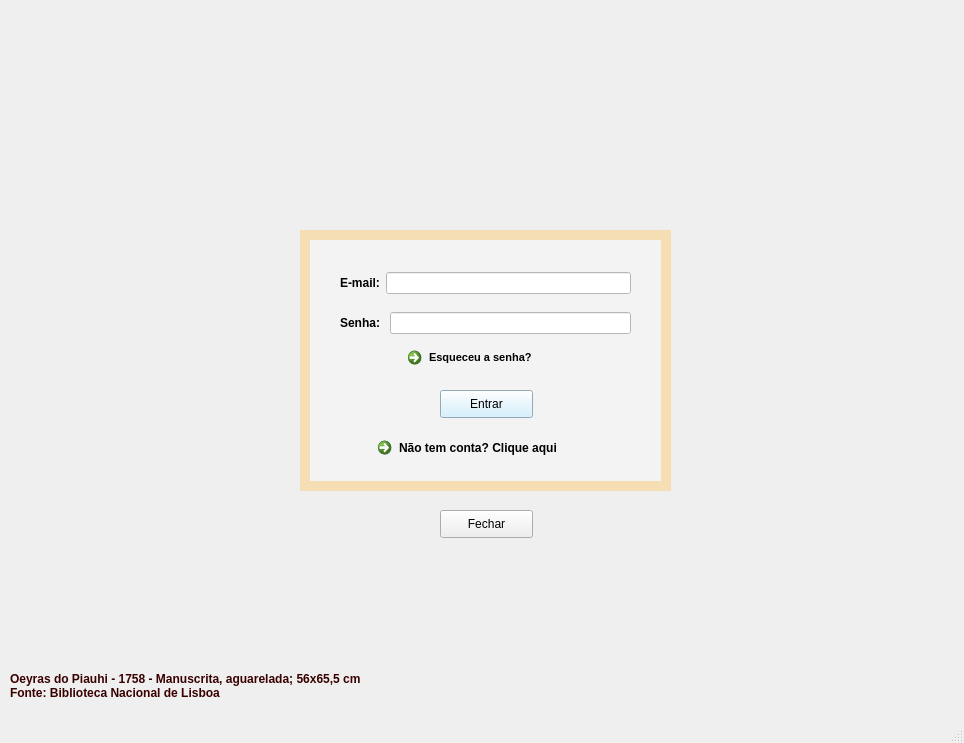
<?xml version="1.0" encoding="UTF-8"?>
<ui version="4.0">
 <class>MainWindow</class>
 <widget class="QMainWindow" name="MainWindow">
  <property name="geometry">
   <rect>
    <x>0</x>
    <y>0</y>
    <width>964</width>
    <height>743</height>
   </rect>
  </property>
  <property name="windowTitle">
   <string>MainWindow</string>
  </property>
  <widget class="QWidget" name="centralwidget">
   <widget class="QLabel" name="label">
    <property name="geometry">
     <rect>
      <x>0</x>
      <y>-30</y>
      <width>971</width>
      <height>841</height>
     </rect>
    </property>
    <property name="text">
     <string/>
    </property>
    <property name="pixmap">
     <pixmap>../imagens/foto.jpg</pixmap>
    </property>
   </widget>
   <widget class="QWidget" name="widget" native="true">
    <property name="geometry">
     <rect>
      <x>300</x>
      <y>230</y>
      <width>371</width>
      <height>261</height>
     </rect>
    </property>
    <property name="styleSheet">
     <string notr="true">background-color: rgb(245,222,179);</string>
    </property>
    <widget class="QWidget" name="widget_2" native="true">
     <property name="geometry">
      <rect>
       <x>10</x>
       <y>10</y>
       <width>351</width>
       <height>241</height>
      </rect>
     </property>
     <property name="styleSheet">
      <string notr="true">background-color: rgb(243, 243, 243);</string>
     </property>
     <widget class="QCommandLinkButton" name="commandLinkButton_naoTemConta">
      <property name="geometry">
       <rect>
        <x>60</x>
        <y>190</y>
        <width>241</width>
        <height>41</height>
       </rect>
      </property>
      <property name="text">
       <string>Não tem conta? Clique aqui</string>
      </property>
     </widget>
     <widget class="QCommandLinkButton" name="commandLinkButton_esqueceuSenha">
      <property name="geometry">
       <rect>
        <x>90</x>
        <y>100</y>
        <width>161</width>
        <height>41</height>
       </rect>
      </property>
      <property name="font">
       <font>
        <family>Segoe UI</family>
        <pointsize>8</pointsize>
       </font>
      </property>
      <property name="text">
       <string>Esqueceu a senha?</string>
      </property>
     </widget>
     <widget class="QPushButton" name="pushButton_entrar">
      <property name="geometry">
       <rect>
        <x>130</x>
        <y>150</y>
        <width>93</width>
        <height>28</height>
       </rect>
      </property>
      <property name="styleSheet">
       <string notr="true">background-color: rgb(203, 237, 255);</string>
      </property>
      <property name="text">
       <string>Entrar</string>
      </property>
     </widget>
     <widget class="QWidget" name="layoutWidget">
      <property name="geometry">
       <rect>
        <x>30</x>
        <y>30</y>
        <width>291</width>
        <height>26</height>
       </rect>
      </property>
      <layout class="QHBoxLayout" name="horizontalLayout">
       <item>
        <widget class="QLabel" name="label_2">
         <property name="font">
          <font>
           <pointsize>9</pointsize>
           <weight>75</weight>
           <bold>true</bold>
          </font>
         </property>
         <property name="text">
          <string>E-mail:</string>
         </property>
        </widget>
       </item>
       <item>
        <widget class="QLineEdit" name="lineEdit_email">
         <property name="styleSheet">
          <string notr="true">background-color: rgb(255, 255, 255);</string>
         </property>
        </widget>
       </item>
      </layout>
     </widget>
     <widget class="QWidget" name="layoutWidget">
      <property name="geometry">
       <rect>
        <x>30</x>
        <y>70</y>
        <width>291</width>
        <height>26</height>
       </rect>
      </property>
      <layout class="QHBoxLayout" name="horizontalLayout_2">
       <item>
        <widget class="QLabel" name="label_3">
         <property name="font">
          <font>
           <pointsize>9</pointsize>
           <weight>75</weight>
           <bold>true</bold>
          </font>
         </property>
         <property name="text">
          <string>Senha: </string>
         </property>
        </widget>
       </item>
       <item>
        <widget class="QLineEdit" name="lineEdit_senha">
         <property name="styleSheet">
          <string notr="true">background-color: rgb(255, 255, 255);</string>
         </property>
         <property name="echoMode">
          <enum>QLineEdit::Password</enum>
         </property>
        </widget>
       </item>
      </layout>
     </widget>
    </widget>
   </widget>
   <widget class="QPushButton" name="pushButton_fechar">
    <property name="geometry">
     <rect>
      <x>440</x>
      <y>510</y>
      <width>93</width>
      <height>28</height>
     </rect>
    </property>
    <property name="text">
     <string>Fechar</string>
    </property>
   </widget>
   <widget class="QLabel" name="label_4">
    <property name="geometry">
     <rect>
      <x>10</x>
      <y>660</y>
      <width>541</width>
      <height>51</height>
     </rect>
    </property>
    <property name="font">
     <font>
      <weight>75</weight>
      <bold>true</bold>
     </font>
    </property>
    <property name="styleSheet">
     <string notr="true">color: rgb(57, 0, 0);</string>
    </property>
    <property name="text">
     <string>Oeyras do Piauhi - 1758 - Manuscrita, aguarelada; 56x65,5 cm 
Fonte: Biblioteca Nacional de Lisboa</string>
    </property>
   </widget>
   <widget class="QLabel" name="label_5">
    <property name="geometry">
     <rect>
      <x>310</x>
      <y>50</y>
      <width>361</width>
      <height>191</height>
     </rect>
    </property>
    <property name="text">
     <string/>
    </property>
    <property name="pixmap">
     <pixmap>../imagens/logo.png</pixmap>
    </property>
    <property name="scaledContents">
     <bool>true</bool>
    </property>
   </widget>
  </widget>
  <widget class="QMenuBar" name="menubar">
   <property name="geometry">
    <rect>
     <x>0</x>
     <y>0</y>
     <width>964</width>
     <height>26</height>
    </rect>
   </property>
  </widget>
  <widget class="QStatusBar" name="statusbar"/>
 </widget>
 <resources/>
 <connections/>
</ui>
